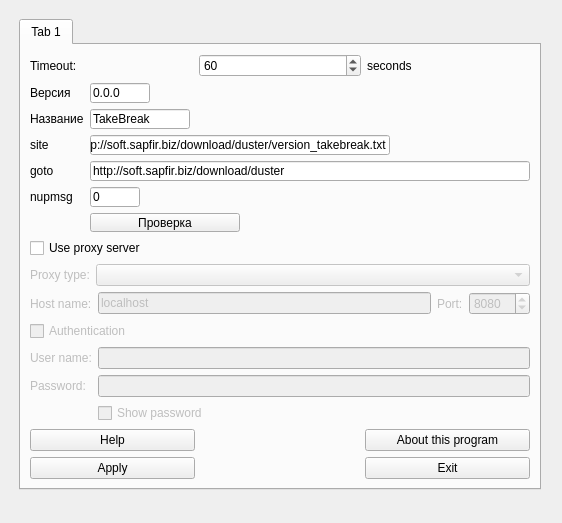
<?xml version="1.0" encoding="UTF-8"?>
<ui version="4.0">
 <class>frmMain</class>
 <widget class="QWidget" name="frmMain">
  <property name="geometry">
   <rect>
    <x>0</x>
    <y>0</y>
    <width>562</width>
    <height>523</height>
   </rect>
  </property>
  <property name="windowTitle">
   <string>Form</string>
  </property>
  <widget class="QTabWidget" name="tabWidget">
   <property name="geometry">
    <rect>
     <x>19</x>
     <y>19</y>
     <width>522</width>
     <height>471</height>
    </rect>
   </property>
   <property name="currentIndex">
    <number>0</number>
   </property>
   <widget class="QWidget" name="tabSettings">
    <attribute name="title">
     <string>Tab 1</string>
    </attribute>
    <layout class="QGridLayout" name="gridLayout_2">
     <item row="9" column="0">
      <layout class="QHBoxLayout" name="horizontalLayout_3">
       <item>
        <widget class="QPushButton" name="btnOk">
         <property name="sizePolicy">
          <sizepolicy hsizetype="MinimumExpanding" vsizetype="Fixed">
           <horstretch>0</horstretch>
           <verstretch>0</verstretch>
          </sizepolicy>
         </property>
         <property name="text">
          <string>Apply</string>
         </property>
        </widget>
       </item>
       <item>
        <spacer name="horizontalSpacer">
         <property name="orientation">
          <enum>Qt::Horizontal</enum>
         </property>
         <property name="sizeType">
          <enum>QSizePolicy::MinimumExpanding</enum>
         </property>
         <property name="sizeHint" stdset="0">
          <size>
           <width>40</width>
           <height>20</height>
          </size>
         </property>
        </spacer>
       </item>
       <item>
        <widget class="QPushButton" name="btnCancel">
         <property name="sizePolicy">
          <sizepolicy hsizetype="MinimumExpanding" vsizetype="Fixed">
           <horstretch>0</horstretch>
           <verstretch>0</verstretch>
          </sizepolicy>
         </property>
         <property name="text">
          <string>Exit</string>
         </property>
        </widget>
       </item>
      </layout>
     </item>
     <item row="0" column="0">
      <layout class="QHBoxLayout" name="horizontalLayout_5">
       <item>
        <widget class="QLabel" name="lblTimeout">
         <property name="sizePolicy">
          <sizepolicy hsizetype="Minimum" vsizetype="Preferred">
           <horstretch>0</horstretch>
           <verstretch>0</verstretch>
          </sizepolicy>
         </property>
         <property name="text">
          <string>Timeout:</string>
         </property>
        </widget>
       </item>
       <item>
        <widget class="QSpinBox" name="sbTimeout">
         <property name="minimum">
          <number>5</number>
         </property>
         <property name="maximum">
          <number>360</number>
         </property>
         <property name="singleStep">
          <number>10</number>
         </property>
         <property name="value">
          <number>60</number>
         </property>
        </widget>
       </item>
       <item>
        <widget class="QLabel" name="lblTimeout2">
         <property name="sizePolicy">
          <sizepolicy hsizetype="Minimum" vsizetype="Preferred">
           <horstretch>0</horstretch>
           <verstretch>0</verstretch>
          </sizepolicy>
         </property>
         <property name="text">
          <string>seconds</string>
         </property>
        </widget>
       </item>
      </layout>
     </item>
     <item row="3" column="0">
      <widget class="QCheckBox" name="cbUseProxy">
       <property name="text">
        <string>Use proxy server</string>
       </property>
      </widget>
     </item>
     <item row="4" column="0">
      <layout class="QHBoxLayout" name="horizontalLayout">
       <item>
        <widget class="QLabel" name="lblProxyType">
         <property name="enabled">
          <bool>false</bool>
         </property>
         <property name="sizePolicy">
          <sizepolicy hsizetype="Minimum" vsizetype="Preferred">
           <horstretch>0</horstretch>
           <verstretch>0</verstretch>
          </sizepolicy>
         </property>
         <property name="text">
          <string>Proxy type:</string>
         </property>
        </widget>
       </item>
       <item>
        <widget class="QComboBox" name="cbProxyType">
         <property name="enabled">
          <bool>false</bool>
         </property>
         <property name="sizePolicy">
          <sizepolicy hsizetype="MinimumExpanding" vsizetype="Fixed">
           <horstretch>0</horstretch>
           <verstretch>0</verstretch>
          </sizepolicy>
         </property>
        </widget>
       </item>
      </layout>
     </item>
     <item row="5" column="0">
      <layout class="QHBoxLayout" name="horizontalLayout_2">
       <item>
        <widget class="QLabel" name="lblProxyHost">
         <property name="enabled">
          <bool>false</bool>
         </property>
         <property name="text">
          <string>Host name:</string>
         </property>
        </widget>
       </item>
       <item>
        <widget class="QLineEdit" name="leProxyHost">
         <property name="enabled">
          <bool>false</bool>
         </property>
         <property name="text">
          <string>localhost</string>
         </property>
        </widget>
       </item>
       <item>
        <widget class="QLabel" name="lblProxyPort">
         <property name="enabled">
          <bool>false</bool>
         </property>
         <property name="text">
          <string>Port:</string>
         </property>
        </widget>
       </item>
       <item>
        <widget class="QSpinBox" name="sbProxyPort">
         <property name="enabled">
          <bool>false</bool>
         </property>
         <property name="minimum">
          <number>1</number>
         </property>
         <property name="maximum">
          <number>65535</number>
         </property>
         <property name="value">
          <number>8080</number>
         </property>
        </widget>
       </item>
      </layout>
     </item>
     <item row="6" column="0">
      <widget class="QCheckBox" name="cbAuth">
       <property name="enabled">
        <bool>false</bool>
       </property>
       <property name="text">
        <string>Authentication</string>
       </property>
      </widget>
     </item>
     <item row="7" column="0">
      <layout class="QFormLayout" name="formLayout">
       <property name="fieldGrowthPolicy">
        <enum>QFormLayout::AllNonFixedFieldsGrow</enum>
       </property>
       <item row="0" column="0">
        <widget class="QLabel" name="lblProxyUser">
         <property name="enabled">
          <bool>false</bool>
         </property>
         <property name="text">
          <string>User name:</string>
         </property>
        </widget>
       </item>
       <item row="0" column="1">
        <widget class="QLineEdit" name="leProxyUser">
         <property name="enabled">
          <bool>false</bool>
         </property>
        </widget>
       </item>
       <item row="1" column="0">
        <widget class="QLabel" name="lblProxyPass">
         <property name="enabled">
          <bool>false</bool>
         </property>
         <property name="text">
          <string>Password:</string>
         </property>
        </widget>
       </item>
       <item row="1" column="1">
        <widget class="QLineEdit" name="leProxyPass">
         <property name="enabled">
          <bool>false</bool>
         </property>
         <property name="echoMode">
          <enum>QLineEdit::Password</enum>
         </property>
        </widget>
       </item>
       <item row="2" column="1">
        <widget class="QCheckBox" name="cbShowPassword">
         <property name="enabled">
          <bool>false</bool>
         </property>
         <property name="text">
          <string>Show password</string>
         </property>
        </widget>
       </item>
      </layout>
     </item>
     <item row="2" column="0">
      <layout class="QGridLayout" name="gridLayout_3">
       <property name="bottomMargin">
        <number>0</number>
       </property>
       <item row="3" column="0">
        <widget class="QLabel" name="label_4">
         <property name="maximumSize">
          <size>
           <width>80</width>
           <height>16777215</height>
          </size>
         </property>
         <property name="text">
          <string>goto</string>
         </property>
        </widget>
       </item>
       <item row="2" column="0">
        <widget class="QLabel" name="label_3">
         <property name="maximumSize">
          <size>
           <width>80</width>
           <height>16777215</height>
          </size>
         </property>
         <property name="text">
          <string>site</string>
         </property>
        </widget>
       </item>
       <item row="0" column="0">
        <widget class="QLabel" name="label">
         <property name="maximumSize">
          <size>
           <width>80</width>
           <height>16777215</height>
          </size>
         </property>
         <property name="text">
          <string>Версия</string>
         </property>
        </widget>
       </item>
       <item row="0" column="2">
        <widget class="QLineEdit" name="curver">
         <property name="sizePolicy">
          <sizepolicy hsizetype="Expanding" vsizetype="Maximum">
           <horstretch>0</horstretch>
           <verstretch>0</verstretch>
          </sizepolicy>
         </property>
         <property name="maximumSize">
          <size>
           <width>60</width>
           <height>16777215</height>
          </size>
         </property>
         <property name="text">
          <string>0.0.0</string>
         </property>
        </widget>
       </item>
       <item row="4" column="0">
        <widget class="QLabel" name="label_5">
         <property name="maximumSize">
          <size>
           <width>80</width>
           <height>16777215</height>
          </size>
         </property>
         <property name="text">
          <string>nupmsg</string>
         </property>
        </widget>
       </item>
       <item row="4" column="2">
        <widget class="QLineEdit" name="nupmsg">
         <property name="maximumSize">
          <size>
           <width>50</width>
           <height>16777215</height>
          </size>
         </property>
         <property name="text">
          <string>0</string>
         </property>
        </widget>
       </item>
       <item row="1" column="0">
        <widget class="QLabel" name="label_2">
         <property name="maximumSize">
          <size>
           <width>80</width>
           <height>16777215</height>
          </size>
         </property>
         <property name="text">
          <string>Название</string>
         </property>
        </widget>
       </item>
       <item row="3" column="2">
        <widget class="QLineEdit" name="goto_2">
         <property name="maximumSize">
          <size>
           <width>16777215</width>
           <height>16777215</height>
          </size>
         </property>
         <property name="text">
          <string>http://soft.sapfir.biz/download/duster</string>
         </property>
        </widget>
       </item>
       <item row="1" column="2">
        <widget class="QLineEdit" name="prog">
         <property name="maximumSize">
          <size>
           <width>100</width>
           <height>16777215</height>
          </size>
         </property>
         <property name="text">
          <string>TakeBreak</string>
         </property>
        </widget>
       </item>
       <item row="5" column="2">
        <widget class="QPushButton" name="btnCheck">
         <property name="maximumSize">
          <size>
           <width>150</width>
           <height>16777215</height>
          </size>
         </property>
         <property name="text">
          <string>Проверка</string>
         </property>
        </widget>
       </item>
       <item row="2" column="2">
        <widget class="QLineEdit" name="site">
         <property name="maximumSize">
          <size>
           <width>300</width>
           <height>16777215</height>
          </size>
         </property>
         <property name="text">
          <string>http://soft.sapfir.biz/download/duster/version_takebreak.txt</string>
         </property>
        </widget>
       </item>
      </layout>
     </item>
     <item row="8" column="0">
      <layout class="QHBoxLayout" name="horizontalLayout_4">
       <item>
        <widget class="QPushButton" name="btnHelp">
         <property name="sizePolicy">
          <sizepolicy hsizetype="MinimumExpanding" vsizetype="Fixed">
           <horstretch>0</horstretch>
           <verstretch>0</verstretch>
          </sizepolicy>
         </property>
         <property name="text">
          <string>Help</string>
         </property>
         <property name="icon">
          <iconset resource="../qrc/door_sensor.qrc">
           <normaloff>:/Images/help16.png</normaloff>:/Images/help16.png</iconset>
         </property>
        </widget>
       </item>
       <item>
        <spacer name="horizontalSpacer_2">
         <property name="orientation">
          <enum>Qt::Horizontal</enum>
         </property>
         <property name="sizeType">
          <enum>QSizePolicy::MinimumExpanding</enum>
         </property>
         <property name="sizeHint" stdset="0">
          <size>
           <width>40</width>
           <height>20</height>
          </size>
         </property>
        </spacer>
       </item>
       <item>
        <widget class="QPushButton" name="btnAbout">
         <property name="sizePolicy">
          <sizepolicy hsizetype="MinimumExpanding" vsizetype="Fixed">
           <horstretch>0</horstretch>
           <verstretch>0</verstretch>
          </sizepolicy>
         </property>
         <property name="text">
          <string>About this program</string>
         </property>
        </widget>
       </item>
      </layout>
     </item>
    </layout>
   </widget>
  </widget>
 </widget>
 <resources>
  <include location="../qrc/door_sensor.qrc"/>
 </resources>
 <connections/>
</ui>
